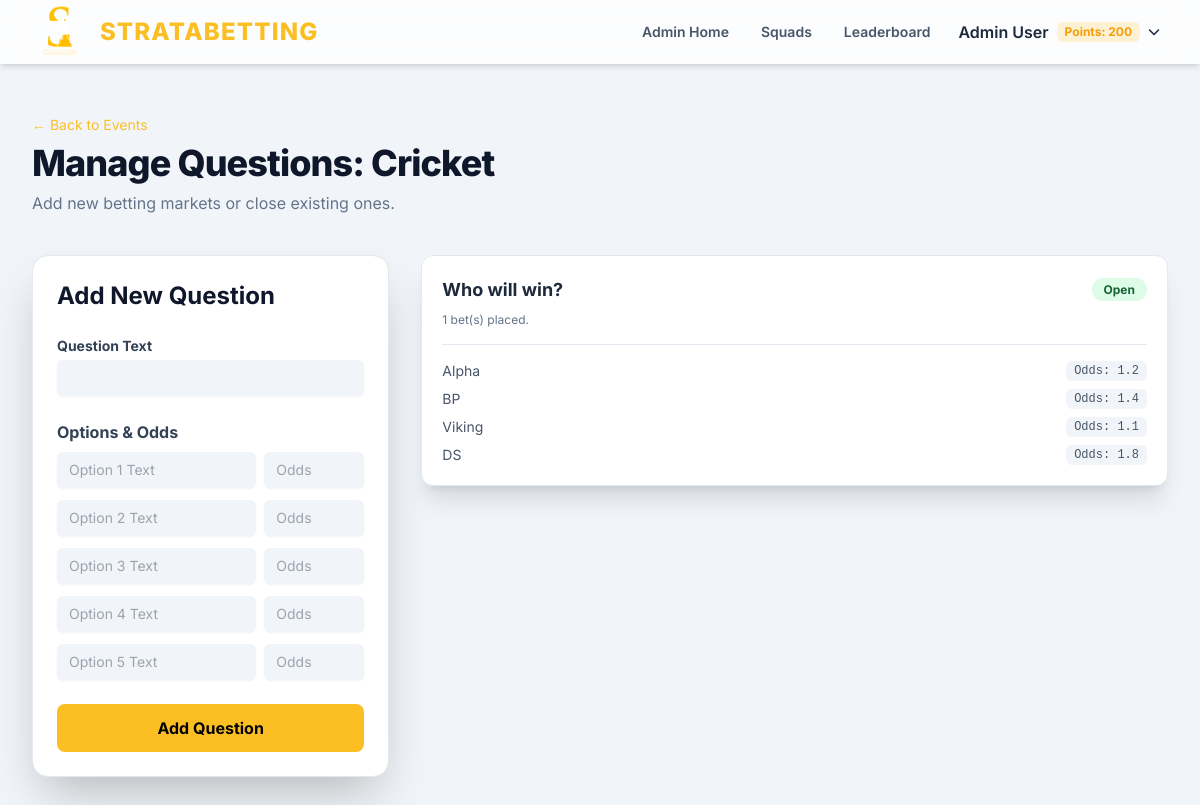
The app's page /admin/questions/1 (signed in) with its own data.
### app.py (models this page shows, shortened)
class User(db.Model):
    roll_number = db.Column(db.String(20), primary_key=True)
    name = db.Column(db.String(100), nullable=False)
    password_hash = db.Column(db.String(60), nullable=False)
    points = db.Column(db.Integer, nullable=False, default=200)
    is_admin = db.Column(db.Boolean, nullable=False, default=False)
    bets = db.relationship('Bet', backref='bettor', lazy=True, cascade="all, delete-orphan")
    @property
    def password(self):
        raise AttributeError('password is not a readable attribute')

class Event(db.Model):
    id = db.Column(db.Integer, primary_key=True)
    name = db.Column(db.String(100), nullable=False, unique=True)
    is_active = db.Column(db.Boolean, nullable=False, default=True)
    questions = db.relationship('Question', backref='event', lazy=True, cascade="all, delete-orphan")

class Question(db.Model):
    id = db.Column(db.Integer, primary_key=True)
    event_id = db.Column(db.Integer, db.ForeignKey('event.id'), nullable=False)
    text = db.Column(db.String(255), nullable=False)
    is_open = db.Column(db.Boolean, nullable=False, default=True)
    winning_option_id = db.Column(db.Integer, db.ForeignKey('option.id'), nullable=True)
    options = db.relationship('Option', foreign_keys='Option.question_id', backref='question', lazy=True, cascade="all, delete-orphan")
    winning_option = db.relationship('Option', foreign_keys=[winning_option_id])
    bets = db.relationship('Bet', backref='question', lazy=True, cascade="all, delete-orphan")

class Option(db.Model):
    id = db.Column(db.Integer, primary_key=True)
    question_id = db.Column(db.Integer, db.ForeignKey('question.id'), nullable=False)
    text = db.Column(db.String(100), nullable=False)
    odds = db.Column(db.Float, nullable=False, default=1.8)

### app.py (the view)
    def decorated_function(*args, **kwargs):
        user = get_current_user()
        if not user or not user.is_admin:
            flash("You do not have permission to access this page.", "danger")
            return redirect(url_for('login'))
        return f(*args, **kwargs)

### app.py (called while the page is built)
def get_current_user():
    if 'roll_number' in session:
        return User.query.get(session['roll_number'])
    return None

def admin_required(f):
    def decorated_function(*args, **kwargs):
        user = get_current_user()
        if not user or not user.is_admin:
            flash("You do not have permission to access this page.", "danger")
            return redirect(url_for('login'))
        return f(*args, **kwargs)
    decorated_function.__name__ = f.__name__
    return decorated_function

@app.route('/admin/questions/<int:event_id>')
@admin_required
def manage_questions(event_id):
    user = get_current_user()
    event = Event.query.get_or_404(event_id)
    return render_template('admin/questions.html', user=user, event=event)

### templates/admin/questions.html (shortened to what this page needs)
{% extends "base.html" %}
{% block content %}
<div class="mb-10">
    <a href="{{ url_for('admin_dashboard') }}" class="text-sm text-amber-400 hover:underline mb-2 inline-block">&larr;
        Back to Events</a>
    <h1 class="text-4xl font-extrabold text-slate-900 dark:text-white tracking-tight">Manage Questions: {{ event.name }}
    </h1>
    <p class="text-slate-500 dark:text-slate-400 mt-2">Add new betting markets or close existing ones.</p>
</div>
<div class="grid grid-cols-1 lg:grid-cols-3 gap-8">
    <div
        class="lg:col-span-1 bg-white dark:bg-gray-800 shadow-2xl rounded-2xl p-6 border border-slate-200 dark:border-gray-700">
        <h3 class="text-2xl font-bold text-slate-900 dark:text-white mb-6">Add New Question</h3>
        <form method="POST" action="{{ url_for('create_question', event_id=event.id) }}" class="space-y-6">
            <div>
                <label for="question_text" class="block text-sm font-bold text-slate-700 dark:text-slate-300">Question
                    Text</label>
                <input type="text" name="question_text" id="question_text" required
                    class="mt-1 block w-full bg-slate-100 dark:bg-gray-700 border-slate-200 dark:border-gray-600 rounded-md shadow-sm focus:border-amber-400 focus:ring-amber-400 sm:text-sm py-2 px-3">
            </div>
            <div>
                <h4 class="font-bold mb-2 text-slate-700 dark:text-slate-300">Options & Odds</h4>
                <div class="space-y-3">
                    {% for i in range(1, 6) %}
                    <div class="flex space-x-2">
                        <input type="text" name="option_{{i}}_text" placeholder="Option {{i}} Text"
                            class="block w-2/3 bg-slate-100 dark:bg-gray-700 border-slate-200 dark:border-gray-600 rounded-md shadow-sm sm:text-sm py-2 px-3">
                        <input type="number" step="0.01" name="option_{{i}}_odds" placeholder="Odds"
                            class="block w-1/3 bg-slate-100 dark:bg-gray-700 border-slate-200 dark:border-gray-600 rounded-md shadow-sm sm:text-sm py-2 px-3">
                    </div>
                    {% endfor %}
                </div>
            </div>
            <button type="submit"
                class="w-full bg-amber-400 hover:bg-amber-500 text-black font-bold py-3 px-4 rounded-lg transition transform hover:scale-105">Add
                Question</button>
        </form>
    </div>
    <div class="lg:col-span-2 space-y-4">
        {% for question in event.questions %}
        <div class="bg-white dark:bg-gray-800 shadow-xl rounded-xl p-5 border border-slate-200 dark:border-gray-700">
            <div class="flex justify-between items-start">
                <div>
                    <p class="font-bold text-lg text-slate-800 dark:text-slate-100">{{ question.text }}</p>
                    <p class="text-xs text-slate-500 dark:text-slate-400 mt-2">{{ question.bets|length }} bet(s) placed.
                    </p>
                </div>
                <div class="flex-shrink-0 ml-4">
                    <a href="{{ url_for('toggle_question_status', question_id=question.id) }}"
                        class="text-xs font-bold px-3 py-1 rounded-full {{ 'bg-green-100 text-green-800 dark:bg-green-500/20 dark:text-green-300' if question.is_open else 'bg-red-100 text-red-800 dark:bg-red-500/20 dark:text-red-300' }}">
                        {{ 'Open' if question.is_open else 'Closed' }}
                    </a>
                </div>
            </div>
            <div class="mt-4 border-t border-slate-200 dark:border-gray-700 pt-4">
                <ul class="space-y-2 text-sm">
                    {% for option in question.options %}
                    <li class="flex justify-between text-slate-600 dark:text-slate-300">
                        <span>{{ option.text }}</span>
                        <span class="font-mono bg-slate-100 dark:bg-gray-700 px-2 py-0.5 rounded-md text-xs">Odds: {{
                            option.odds }}</span>
                    </li>
                    {% endfor %}
                </ul>
            </div>
        </div>
        {% endfor %}
    </div>
</div>
{% endblock %}

### templates/base.html (shortened to what this page needs)
<!DOCTYPE html>
<html lang="en" x-data="{ isDarkMode: true }" x-init="
    isDarkMode = JSON.parse(localStorage.getItem('isDarkMode')) ?? true;
    $watch('isDarkMode', value => localStorage.setItem('isDarkMode', JSON.stringify(value)))"
    :class="isDarkMode ? 'dark' : ''">
<head>
    <link rel="stylesheet" type="text/css" href="https://unpkg.com/trix@2.0.8/dist/trix.css">
    <script src="https://cdn.tailwindcss.com"></script>
    <link rel="stylesheet" href="https://cdnjs.cloudflare.com/ajax/libs/font-awesome/6.4.2/css/all.min.css">
</head>
<body class="bg-slate-100 dark:bg-gray-900 text-slate-800 dark:text-slate-300 transition-colors duration-300">
    <div class="min-h-full">
        <nav x-data="{ isMobileMenuОpen: false }"
            class="bg-white/80 dark:bg-gray-800/80 backdrop-blur-md shadow-md fixed w-full z-40">
            <div class="mx-auto max-w-7xl px-4 sm:px-6 lg:px-8">
                <div class="flex h-16 items-center justify-between">
                    <div class="flex items-center">
                        <div class="flex-shrink-0">
                            <a href="/" class="flex items-center space-x-3">
                                <img class="h-14 w-auto" src="{{ url_for('static', filename='stratagem-logo.png') }}"
                                    alt="Stratagem Logo">
                                <span class="text-amber-400 font-extrabold text-2xl tracking-wider">
                                    STRATABETTING
                                </span>
                            </a>
                        </div>
                    </div>
                    <div class="hidden md:block">
                        <div class="ml-10 flex items-center space-x-2">
                            {% if user %}
                            {% if user.is_admin %}
                            <a href="{{ url_for('admin_dashboard') }}"
                                class="text-slate-600 dark:text-slate-300 hover:text-amber-400 px-3 py-2 text-sm font-semibold transition-colors">Admin
                                Home</a>
                            {% endif %}
                            <a href="{{ url_for('squads') }}"
                                class="text-slate-600 dark:text-slate-300 hover:text-amber-400 px-3 py-2 text-sm font-semibold transition-colors">Squads</a>
                            <a href="{{ url_for('leaderboard') }}"
                                class="text-slate-600 dark:text-slate-300 hover:text-amber-400 px-3 py-2 text-sm font-semibold transition-colors">Leaderboard</a>
                            <div class="relative group" x-data="{ open: false }">
                                <button @click="open = !open"
                                    class="flex items-center space-x-2 p-2 rounded-lg hover:bg-slate-200 dark:hover:bg-gray-700">
                                    <span class="font-semibold text-slate-800 dark:text-white">{{ user.name }}</span>
                                    <span
                                        class="bg-amber-400/20 text-amber-500 font-bold px-2 py-0.5 rounded-md text-xs">Points:
                                        {{ user.points }}</span>
                                    <i class="fa-solid fa-chevron-down text-xs transition-transform dark:text-slate-300"
                                        :class="open ? 'rotate-180' : ''"></i>
                                </button>
                            </div>
                            {% endif %}
                        </div>
                    </div>
                </div>
            </div>
        </nav>
        <main class="pt-16">
            <div class="mx-auto max-w-7xl py-12 sm:px-6 lg:px-8">
                {% block content %}{% endblock %}
            </div>
        </main>
    </div>
</body>
</html>

### templates/base.html (style rules this page uses)
body { font-family: 'Inter', sans-serif; }
.bg-amber-400 { background-color: #FFBF00; }
.text-amber-400 { color: #FFBF00; }

### records on screen
User: name "Admin User", points "200"
Event: name "Cricket"
Question: text "Who will win?", bets|length "1", is_open "Open"
Option: text "Alpha", odds "1.2"
Option: text "BP", odds "1.4"
Option: text "Viking", odds "1.1"
Option: text "DS", odds "1.8"
